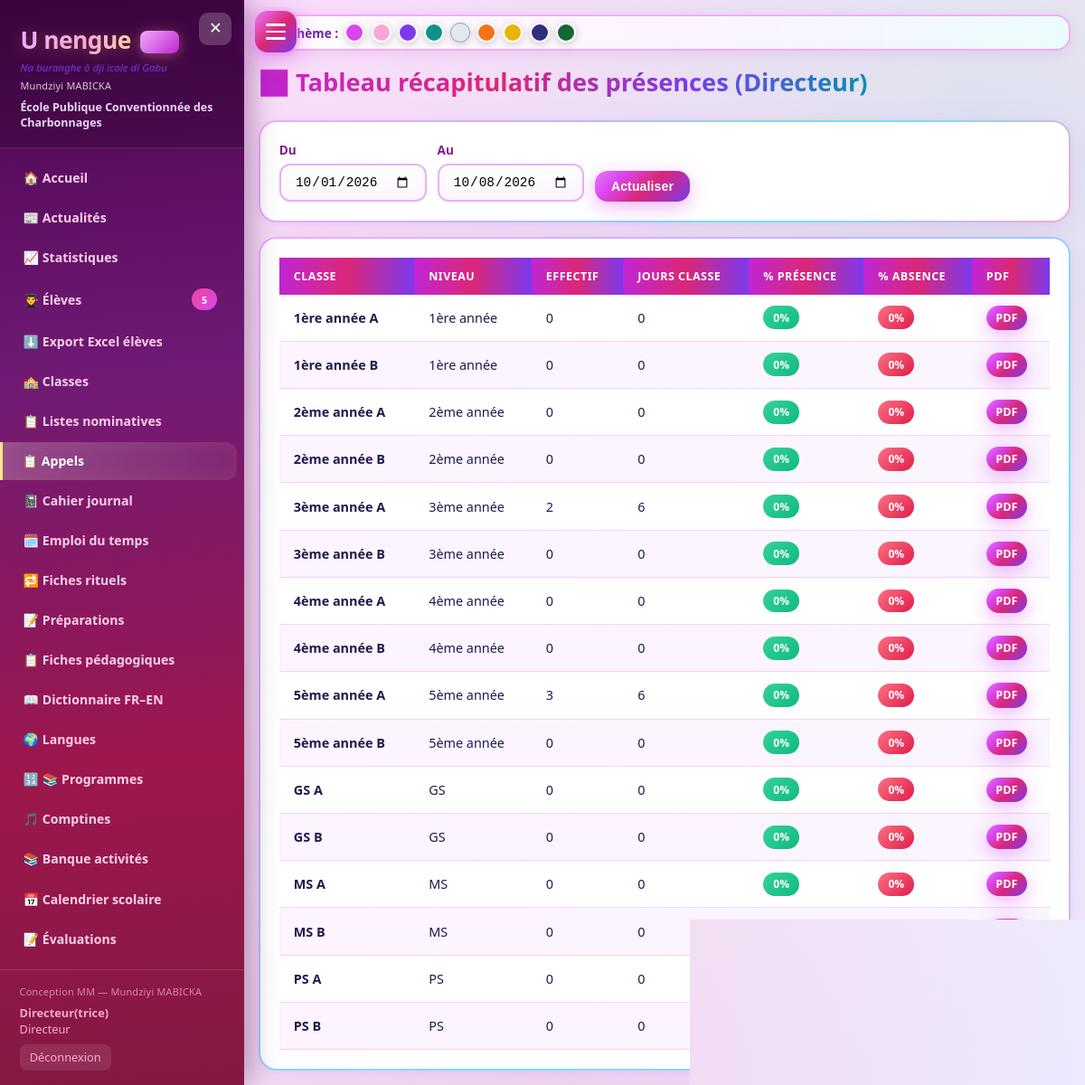
The page /appels/recap (signed in) on the database its author committed.
### app.py (models this page shows)
class SchoolSettings(db.Model):
    id = db.Column(db.Integer, primary_key=True)
    tenant_id = db.Column(db.Integer, db.ForeignKey('tenant.id'), nullable=True, index=True)
    school_name = db.Column(db.String(200), default='École Primaire')
    address = db.Column(db.String(300), default='')
    phone = db.Column(db.String(50), default='')
    email = db.Column(db.String(120), default='')
    province = db.Column(db.String(100), default='')
    circonscription = db.Column(db.String(100), default='')
    director_name = db.Column(db.String(120), default='')
    annee_scolaire = db.Column(db.String(20), default='2025-2026')
    sms_enabled = db.Column(db.Boolean, default=False)
    sms_provider = db.Column(db.String(50), default='twilio')  # twilio / manuel
    sms_account_sid = db.Column(db.String(120), default='')
    sms_auth_token = db.Column(db.String(120), default='')
    sms_from_number = db.Column(db.String(30), default='')
    smtp_enabled = db.Column(db.Boolean, default=False)
    smtp_host = db.Column(db.String(120), default='smtp.gmail.com')
    smtp_port = db.Column(db.Integer, default=587)
    smtp_user = db.Column(db.String(120), default='')
    smtp_password = db.Column(db.String(200), default='')
    smtp_from = db.Column(db.String(120), default='')
    smtp_use_tls = db.Column(db.Boolean, default=True)
    logo_path = db.Column(db.String(300), default='')
    logo2_path = db.Column(db.String(300), default='')
    logo3_path = db.Column(db.String(300), default='')
    logo4_path = db.Column(db.String(300), default='')

class ClassRoom(db.Model):
    id = db.Column(db.Integer, primary_key=True)
    tenant_id = db.Column(db.Integer, db.ForeignKey('tenant.id'), nullable=True, index=True)
    name = db.Column(db.String(80), nullable=False)
    level = db.Column(db.String(30))  # 1ère année ... 5ème année
    teacher = db.Column(db.String(120))
    students = db.relationship('Student', backref='classroom', lazy=True)

### app.py (the view)
@app.route('/appels/recap')
@director_required
def appels_recap():
    start_s = request.args.get('start', (date.today().replace(day=1)).isoformat())
    end_s = request.args.get('end', date.today().isoformat())
    start = datetime.strptime(start_s, '%Y-%m-%d').date()
    end = datetime.strptime(end_s, '%Y-%m-%d').date()
    rooms = scoped_query(ClassRoom).order_by(ClassRoom.level, ClassRoom.name).all()
    recap = []
    for r in rooms:
        st = attendance_stats(r.id, start, end)
        recap.append({'room': r, 'stats': st})
    return render_template('appels_recap.html', recap=recap, start=start, end=end)

### app.py (called while the page is built, shortened)
def is_holiday(d):
    if not d:
        return False, None
    fixed = GABON_FIXED_HOLIDAYS.get((d.month, d.day))
    if fixed:
        return True, fixed
    h = scoped_query(Holiday).filter_by(date=d).first()
    if h:
        return True, h.label
    return False, None

def is_school_day(d):
    if d.weekday() >= 5:  # samedi=5 dimanche=6
        return False
    hol, _ = is_holiday(d)
    return not hol

def school_days_between(start, end):
    days = []
    cur = start
    while cur <= end:
        if is_school_day(cur):
            days.append(cur)
        cur += timedelta(days=1)
    return days

def director_required(f):
    @wraps(f)
    def decorated(*args, **kwargs):
        if 'user_id' not in session:
            flash('Veuillez vous connecter.', 'warning')
            return redirect(url_for('login'))
        if session.get('role') not in ('Directeur', 'Createur') and not session.get('is_creator'):
            flash('Accès réservé au directeur.', 'danger')
            return redirect(url_for('dashboard'))
        return f(*args, **kwargs)
    return decorated

def current_tenant_id():
    if session.get('is_creator'):
        return session.get('view_tenant_id')  # optionnel : voir une école
    return session.get('tenant_id')

def scoped_query(model):
    q = model.query
    if not hasattr(model, 'tenant_id'):
        return q
    if session.get('is_creator') and not session.get('view_tenant_id'):
        return q  # créateur voit tout
    tid = current_tenant_id()
    if tid is None:
        return q.filter(model.tenant_id == -1)  # rien
    return q.filter(model.tenant_id == tid)

@app.before_request
def before_request_migrate():
    global _schema_ready

@app.context_processor
def inject_globals():
    try:
        settings = scoped_query(SchoolSettings).first()
        students_count = scoped_query(Student).count()
    except Exception:
        settings = None
        students_count = 0
    return dict(settings=settings, students_count=students_count,
                mastery_class=mastery_class, COMPETENCES=COMPETENCES,
                NIVEAUX=NIVEAUX, PALIERS=PALIERS,
                theme=session.get('theme', 'fuchsia'))

### templates/appels_recap.html (shortened to what this page needs)
{% extends "base.html" %}
{% block content %}
<div class="page-header"><h2>📊 Tableau récapitulatif des présences (Directeur)</h2></div>
<form method="GET" class="card" style="margin-bottom:1rem;display:flex;gap:0.75rem;flex-wrap:wrap;align-items:end">
    <div class="form-group" style="margin:0"><label>Du</label><input type="date" name="start" class="form-control" value="{{ start.isoformat() }}"></div>
    <div class="form-group" style="margin:0"><label>Au</label><input type="date" name="end" class="form-control" value="{{ end.isoformat() }}"></div>
    <button class="btn btn-primary">Actualiser</button>
</form>
<div class="card">
    <div class="table-wrap">
        <table>
            <thead>
                <tr><th>Classe</th><th>Niveau</th><th>Effectif</th><th>Jours classe</th><th>% Présence</th><th>% Absence</th><th>PDF</th></tr>
            </thead>
            <tbody>
            {% for row in recap %}
            <tr>
                <td><strong>{{ row.room.name }}</strong></td>
                <td>{{ row.room.level }}</td>
                <td>{{ row.room.students|length }}</td>
                <td>{{ row.stats.days }}</td>
                <td><span class="badge badge-success">{{ row.stats.pct_presence }}%</span></td>
                <td><span class="badge badge-danger">{{ row.stats.pct_absence }}%</span></td>
                <td><a href="{{ url_for('appels_pdf', class_id=row.room.id, start=start.isoformat(), end=end.isoformat()) }}" class="btn btn-sm btn-primary">PDF</a></td>
            </tr>
            {% endfor %}
            </tbody>
        </table>
    </div>
</div>
{% endblock %}

### templates/base.html (shortened to what this page needs)
<!DOCTYPE html>
<html lang="fr" data-theme="{{ theme|default("fuchsia") }}">
<head>
    <link rel="stylesheet" href="{{ url_for('static', filename='css/style.css') }}">
</head>
<body>
    <button type="button" class="menu-fab" id="menuToggle" aria-label="Menu">
        <span></span><span></span><span></span>
    </button>
    <aside class="sidebar" id="sidebar">
        <div class="sidebar-header">
            <button type="button" class="menu-close" id="menuClose" aria-label="Fermer">✕</button>
            <h1>U nengue <span class="mm-badge">MM</span></h1>
            <div class="subtitle">Na buranghe ô dji icole di Gabu</div>
            <div class="mm-credit" style="opacity:0.85;margin-top:0.25rem">Mundziyi MABICKA</div>
            <div class="school-name">{{ settings.school_name if settings else 'École Primaire' }}</div>
        </div>
        <nav class="sidebar-nav">
            <a href="{{ url_for('dashboard') }}" class="nav-item {% if request.endpoint == 'dashboard' %}active{% endif %}">🏠 Accueil</a>
            <a href="{{ url_for('actualites') }}" class="nav-item {% if request.endpoint and 'actualite' in request.endpoint %}active{% endif %}">📰 Actualités</a>
            <a href="{{ url_for('statistiques') }}" class="nav-item {% if request.endpoint and 'statistique' in request.endpoint %}active{% endif %}">📈 Statistiques</a>
            <a href="{{ url_for('eleves') }}" class="nav-item {% if 'eleve' in (request.endpoint or '') %}active{% endif %}">👨‍🎓 Élèves <span class="badge">{{ students_count }}</span></a>
            <a href="{{ url_for('export_eleves_xlsx') }}" class="nav-item">⬇️ Export Excel élèves</a>
            {% if session.get('role') == 'Directeur' %}
            <a href="{{ url_for('classes') }}" class="nav-item {% if 'classe' in (request.endpoint or '') %}active{% endif %}">🏫 Classes</a>
            {% endif %}
            <a href="{{ url_for('listes') }}" class="nav-item {% if 'liste' in (request.endpoint or '') %}active{% endif %}">📋 Listes nominatives</a>
            <a href="{{ url_for('appels') }}" class="nav-item {% if request.endpoint and 'appel' in request.endpoint %}active{% endif %}">📋 Appels</a>
            <a href="{{ url_for('cahier_journal') }}" class="nav-item {% if request.endpoint and 'cahier' in request.endpoint %}active{% endif %}">📓 Cahier journal</a>
            <a href="{{ url_for('emploi_du_temps') }}" class="nav-item {% if request.endpoint and 'emploi' in (request.endpoint or '') %}active{% endif %}">🗓️ Emploi du temps</a>
            <a href="{{ url_for('fiches_rituels') }}" class="nav-item {% if request.endpoint and 'rituel' in (request.endpoint or '') %}active{% endif %}">🔁 Fiches rituels</a>
            <a href="{{ url_for('fiches_preparation') }}" class="nav-item {% if request.endpoint and 'preparation' in (request.endpoint or '') %}active{% endif %}">📝 Préparations</a>
            <a href="{{ url_for('fiches_pedagogiques') }}" class="nav-item {% if request.endpoint and 'fiche_pedago' in (request.endpoint or '') or request.endpoint == 'fiches_pedagogiques' %}active{% endif %}">📋 Fiches pédagogiques</a>
            <a href="{{ url_for('dictionnaire') }}" class="nav-item {% if request.endpoint == 'dictionnaire' %}active{% endif %}">📖 Dictionnaire FR–EN</a>
            <a href="{{ url_for('langues') }}" class="nav-item ">🌍 Langues</a>
            <a href="{{ url_for('programmes') }}" class="nav-item {% if request.endpoint == 'programmes_maths' %}active{% endif %}">🔢 📚 Programmes</a>
            <a href="{{ url_for('comptines') }}" class="nav-item {% if request.endpoint == 'comptines' %}active{% endif %}">🎵 Comptines</a>
            <a href="{{ url_for('banque_activites') }}" class="nav-item {% if request.endpoint and 'banque' in request.endpoint %}active{% endif %}">📚 Banque activités</a>
            <a href="{{ url_for('calendrier_scolaire') }}" class="nav-item {% if request.endpoint == 'calendrier_scolaire' %}active{% endif %}">📅 Calendrier scolaire</a>
            <a href="{{ url_for('evaluations') }}" class="nav-item {% if 'evaluation' in (request.endpoint or '') or request.endpoint == 'saisir_evaluation' %}active{% endif %}">📝 Évaluations</a>
            <a href="{{ url_for('bulletins') }}" class="nav-item {% if request.endpoint in ('bulletins', 'bulletin', 'bulletin_pdf') %}active{% endif %}">📄 Bulletins</a>
        </nav>
        <div class="sidebar-footer">
            <div class="mm-credit">Conception MM — Mundziyi MABICKA</div>
            <div><strong>{{ session.get('full_name', '') }}</strong></div>
            <div>{{ session.get('role', '') }}</div>
            <a href="{{ url_for('logout') }}" class="sidebar-logout">Déconnexion</a>
        </div>
    </aside>
    <main class="main" id="mainContent">
        <div class="theme-bar-top">
            <span>🎨 Thème :</span>
            <a href="{{ url_for('set_theme', name='fuchsia') }}" class="theme-dot" style="background:#d946ef" title="Fuchsia"></a>
            <a href="{{ url_for('set_theme', name='maternelle-pastel') }}" class="theme-dot" style="background:#f9a8d4" title="Maternelle"></a>
            <a href="{{ url_for('set_theme', name='mauve-spatial') }}" class="theme-dot" style="background:#7c3aed" title="Mauve"></a>
            <a href="{{ url_for('set_theme', name='emeraude-mer') }}" class="theme-dot" style="background:#0d9488" title="Émeraude"></a>
            <a href="{{ url_for('set_theme', name='cristal-miranda') }}" class="theme-dot" style="background:#e2e8f0;border:1px solid #94a3b8" title="Cristal"></a>
            <a href="{{ url_for('set_theme', name='orange-vert') }}" class="theme-dot" style="background:#f97316" title="Orange"></a>
            <a href="{{ url_for('set_theme', name='soleil-or') }}" class="theme-dot" style="background:#eab308" title="Soleil"></a>
            <a href="{{ url_for('set_theme', name='nuit-indigo') }}" class="theme-dot" style="background:#312e81" title="Indigo"></a>
            <a href="{{ url_for('set_theme', name='foret-okoume') }}" class="theme-dot" style="background:#166534" title="Forêt"></a>
        </div>
        <div class="page-body">
            {% block content %}{% endblock %}
        </div>
    </main>
</body>
</html>

### rows shown on the page
SchoolSettings: school_name "École Publique Conventionnée des Charbonnages"
ClassRoom: room.name "1ère année A", room.level "1ère année"
ClassRoom: room.name "1ère année B", room.level "1ère année"
ClassRoom: room.name "2ème année A", room.level "2ème année"
ClassRoom: room.name "2ème année B", room.level "2ème année"
ClassRoom: room.name "3ème année A", room.level "3ème année"
ClassRoom: room.name "3ème année B", room.level "3ème année"
ClassRoom: room.name "4ème année A", room.level "4ème année"
ClassRoom: room.name "4ème année B", room.level "4ème année"
ClassRoom: room.name "5ème année A", room.level "5ème année"
ClassRoom: room.name "5ème année B", room.level "5ème année"
ClassRoom: room.name "GS A", room.level "GS"
ClassRoom: room.name "GS B", room.level "GS"
ClassRoom: room.name "MS A", room.level "MS"
ClassRoom: room.name "MS B", room.level "MS"
ClassRoom: room.name "PS A", room.level "PS"
ClassRoom: room.name "PS B", room.level "PS"

### other values the page prints
{{ students_count }} "5"
{{ session.get('full_name', '') }} "Directeur(trice)"
{{ session.get('role', '') }} "Directeur"
{{ row.room.students|length }} "0" "0" "0" "0" "2" "0" "0" "0" "3" "0" "0" "0" "0" "0" "0" "0"
{{ row.stats.days }} "0" "0" "0" "0" "6" "0" "0" "0" "6" "0" "0" "0" "0" "0" "0" "0"
{{ row.stats.pct_presence }} "0" "0" "0" "0" "0" "0" "0" "0" "0" "0" "0" "0" "0"
{{ row.stats.pct_absence }} "0" "0" "0" "0" "0" "0" "0" "0" "0" "0" "0" "0" "0"
